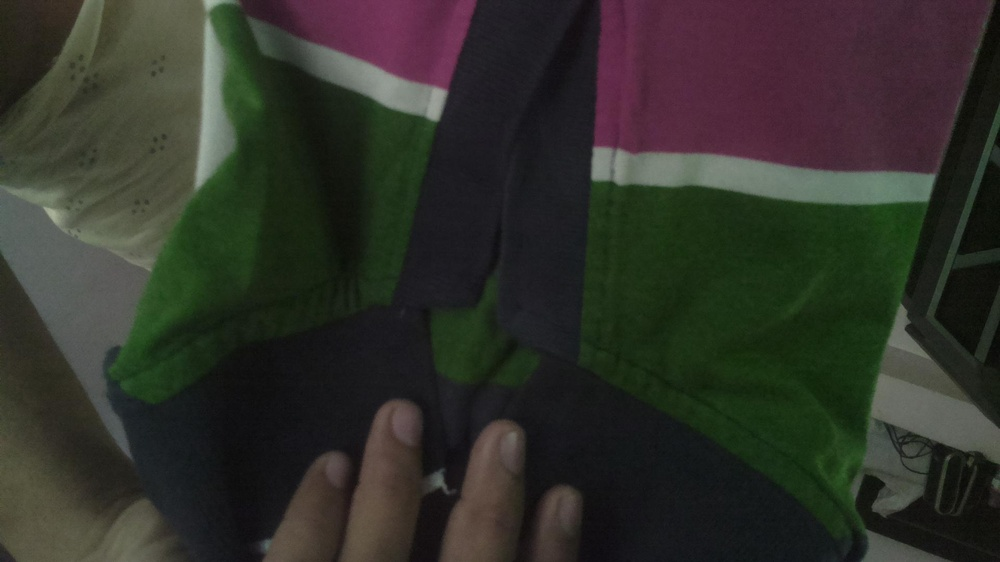
#> input picture daltonize-d-pic.jpg, 1000 x 562 px, shrunk from 1920 x 1080 before the run
$ python daltonize.py daltonize-d-pic.jpg
#> lines starting #> are read from the running program, lines starting #| are printed output that depends on the picture
# -*- coding: iso-8859-1 -*-
"""
   MoinMoin - Daltonize ImageCorrection - Effect

   Daltonize image correction algorithm implemented according to
   http://scien.stanford.edu/class/psych221/projects/05/ofidaner/colorblindness_project.htm

   Many thanks to Onur Fidaner, Poliang Lin and Nevran Ozguven for their work
   on this topic and for releasing their complete research results to the public
   (unlike the guys from http://www.vischeck.com/). This is of great help for a
   lot of people!

   Please note:
   Daltonize ImageCorrection needs
   * Python Image Library (PIL) from http://www.pythonware.com/products/pil/
   * NumPy from http://numpy.scipy.org/

   You can call Daltonize from the command-line with
   "daltonize.py C:\image.png"

   Explanations:
       * Normally this module is called from Moin.AttachFile.get_file
       * @param filename, fpath is the filename/fullpath to an image in the attachment
         dir of a page.
       * @param color_deficit can either be
           - 'd' for Deuteranope image correction
           - 'p' for Protanope image correction
           - 't' for Tritanope image correct
   Idea:
       * Since daltonizing an image takes quite some time and we don't want visually
         impaired users to wait so long until the page is loaded, this module has a
         command-line option built-in which could be called as a separate process
         after a file upload of a non visually impaired user in "AttachFile", e.g
         "spawnlp(os.NO_WAIT...)"
       * "AttachFile": If an image attachment is deleted or overwritten by a new version
         please make sure to delete the daltonized images and redaltonize them.
       * But all in all: Concrete implementation of ImageCorrection needs further
         thinking and discussion. This is only a first prototype as proof of concept.

   @copyright: 2007 by Oliver Siemoneit
   @license: GNU GPL, see COPYING for details.
"""
import os.path

def execute(filename, fpath, color_deficit='d'):
#> called with filename = 'daltonize-d-pic.jpg', fpath = 'daltonize-d-pic.jpg', color_deficit = 'd'
    modified_filename = "%s-%s-%s" % ('daltonize', color_deficit, filename)
    head, tail = os.path.split(fpath)
    # Save transformed image to the cache dir
    #head = head.replace('attachments', 'cache')
    modified_fpath = os.path.join(head, modified_filename)

    # Look if requested image is already available
    if os.path.isfile(modified_fpath):
        return (modified_filename, modified_fpath)

    helpers_available = True
    try:
        import numpy
        from PIL import Image
    except:
        helpers_available = False
    if not helpers_available:
        return (filename, fpath)

    # Get image data
    im = Image.open(fpath)
#> im is the input picture: PIL image 1000x562 RGB; mean R, G, B 48.1, 48.8, 41.5
    if im.mode in ['1', 'L']: # Don't process black/white or grayscale images
        return (filename, fpath)
    im = im.copy()
    im = im.convert('RGB')
    RGB = numpy.asarray(im, dtype=float)

    # Transformation matrix for Deuteranope (a form of red/green color deficit)
    lms2lmsd = numpy.array([[1,0,0],[0.494207,0,1.24827],[0,0,1]])
    # Transformation matrix for Protanope (another form of red/green color deficit)
    lms2lmsp = numpy.array([[0,2.02344,-2.52581],[0,1,0],[0,0,1]])
    # Transformation matrix for Tritanope (a blue/yellow deficit - very rare)
    lms2lmst = numpy.array([[1,0,0],[0,1,0],[-0.395913,0.801109,0]])
    # Colorspace transformation matrices
    rgb2lms = numpy.array([[17.8824,43.5161,4.11935],[3.45565,27.1554,3.86714],[0.0299566,0.184309,1.46709]])
    lms2rgb = numpy.linalg.inv(rgb2lms)
    # Daltonize image correction matrix
    err2mod = numpy.array([[0,0,0],[0.7,1,0],[0.7,0,1]])

    # Get the requested image correction
    if color_deficit == 'd':
        lms2lms_deficit = lms2lmsd
    elif color_deficit == 'p':
        lms2lms_deficit = lms2lmsp
    elif color_deficit == 't':
        lms2lms_deficit = lms2lmst
    else:
        return (filename, fpath)

    # Transform to LMS space
    LMS = numpy.zeros_like(RGB)
    for i in range(RGB.shape[0]):
        for j in range(RGB.shape[1]):
            rgb = RGB[i,j,:3]
            LMS[i,j,:3] = numpy.dot(rgb2lms, rgb)
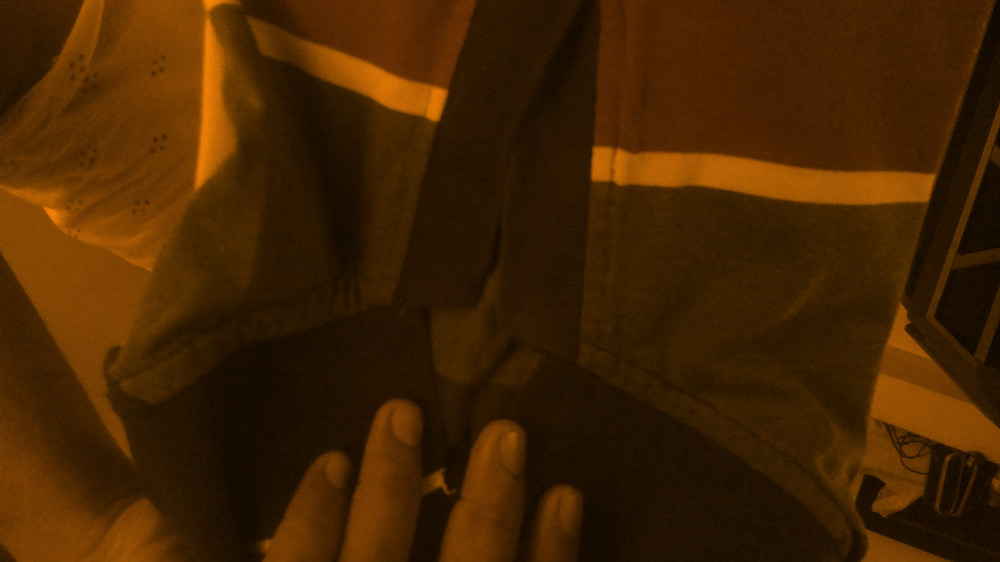
#> LMS: shape (562, 1000, 3) float64; mean R, G, B 3154.6, 1652.3, 71.4; drawn with min black and max white

    # Calculate image as seen by the color blind
    _LMS = numpy.zeros_like(RGB)
    for i in range(RGB.shape[0]):
        for j in range(RGB.shape[1]):
            lms = LMS[i,j,:3]
            _LMS[i,j,:3] = numpy.dot(lms2lms_deficit, lms)

    _RGB = numpy.zeros_like(RGB)
    for i in range(RGB.shape[0]):
        for j in range(RGB.shape[1]):
            _lms = _LMS[i,j,:3]
            _RGB[i,j,:3] = numpy.dot(lms2rgb, _lms)
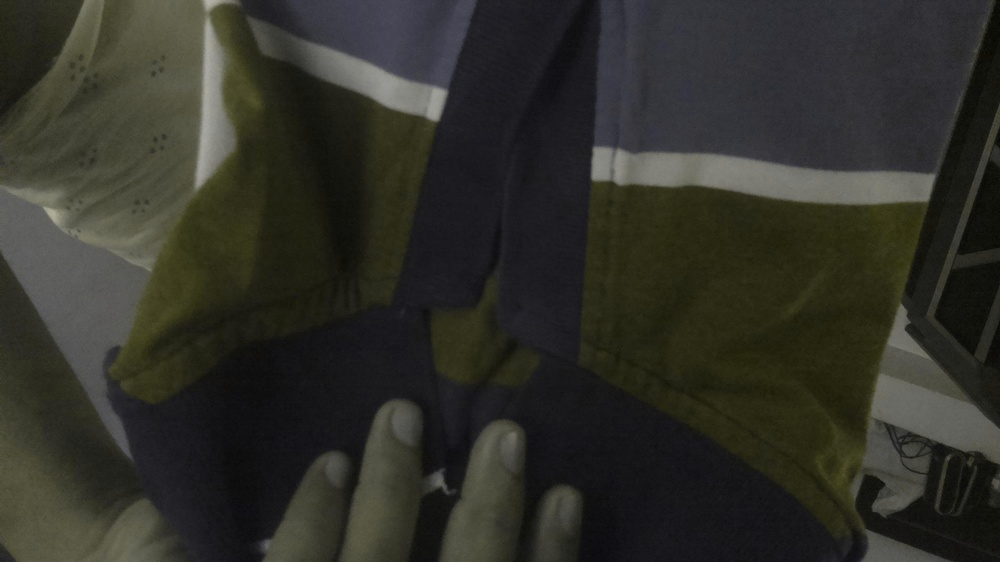
#> _RGB: shape (562, 1000, 3) float64; mean R, G, B 48.6, 48.6, 41.5

# [16 lines of commented-out code are left out]
    error = (RGB-_RGB)
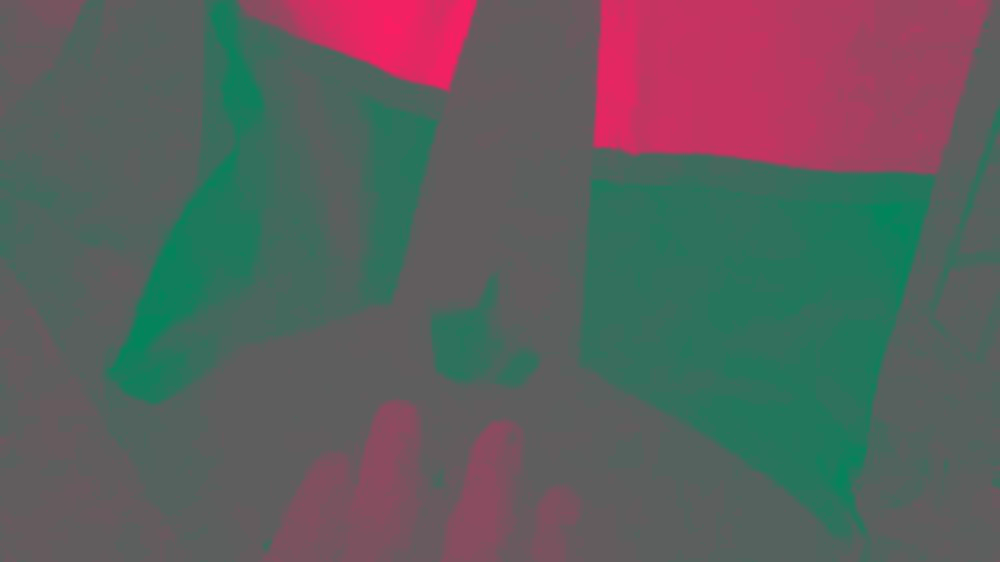
#> error: shape (562, 1000, 3) float64; mean R, G, B -0.5, 0.2, 0; drawn with min black and max white

    # Daltonize
    ERR = numpy.zeros_like(RGB)
    for i in range(RGB.shape[0]):
        for j in range(RGB.shape[1]):
            err = error[i,j,:3]
            ERR[i,j,:3] = numpy.dot(err2mod, err)
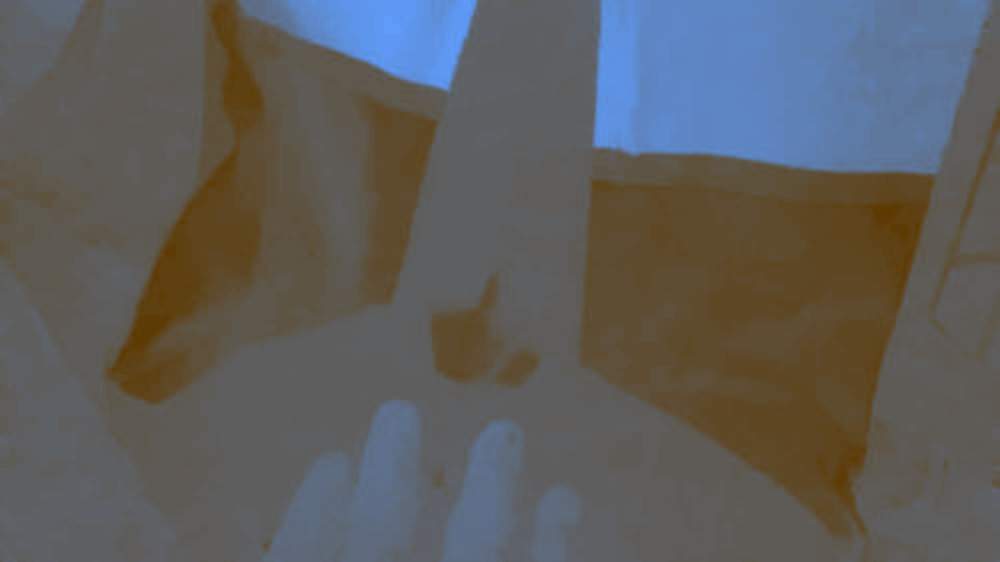
#> ERR: shape (562, 1000, 3) float64; mean R, G, B 0, -0.2, -0.4; drawn with min black and max white

    dtpn = ERR + RGB
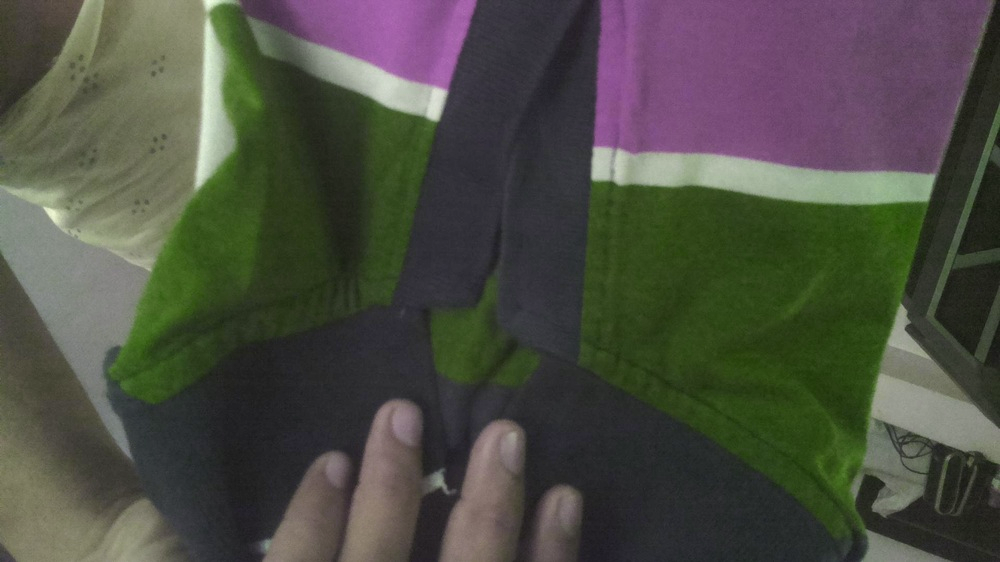
#> dtpn: shape (562, 1000, 3) float64; mean R, G, B 48.1, 48.7, 41.1; drawn with min black and max white

    for i in range(RGB.shape[0]):
        for j in range(RGB.shape[1]):
            dtpn[i,j,0] = max(0, dtpn[i,j,0])
            dtpn[i,j,0] = min(255, dtpn[i,j,0])
            dtpn[i,j,1] = max(0, dtpn[i,j,1])
            dtpn[i,j,1] = min(255, dtpn[i,j,1])
            dtpn[i,j,2] = max(0, dtpn[i,j,2])
            dtpn[i,j,2] = min(255, dtpn[i,j,2])
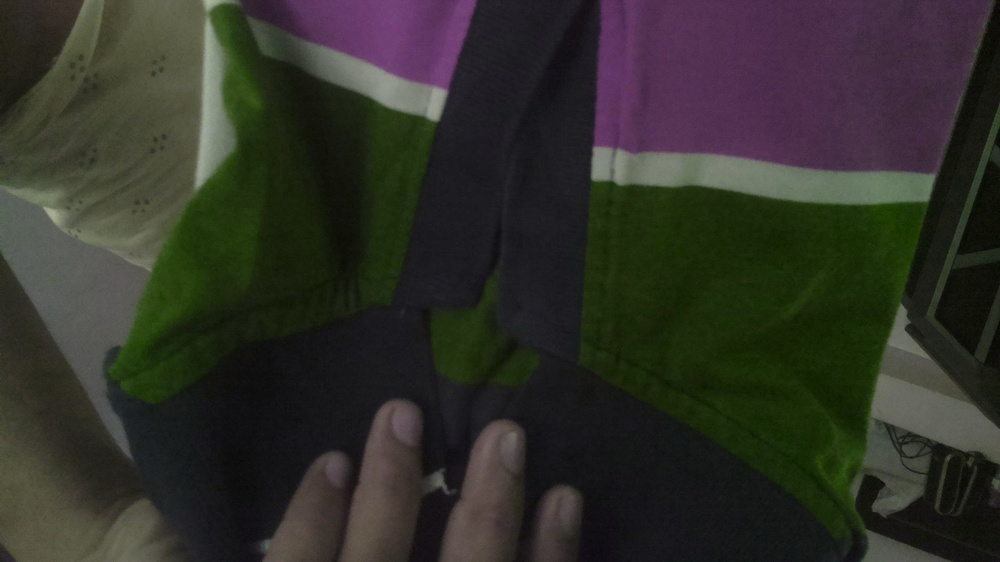
#> dtpn: shape (562, 1000, 3) float64; mean R, G, B 48.1, 48.7, 41.1

    result = dtpn.astype('uint8')

    # Save daltonized image
    im_converted = Image.fromarray(result, mode='RGB')
    im_converted.save(modified_fpath)
    return (modified_filename, modified_fpath)


if __name__ == '__main__':
    import sys
    print("Daltonize image correction for color blind users")

    if len(sys.argv) != 2:
        print("Calling syntax: daltonize.py [fullpath to image file]")
        print("Example: daltonize.py pic.jpg")
        sys.exit(1)

    if not (os.path.isfile(sys.argv[1])):
        print("Given file does not exist")
        sys.exit(1)

    extpos = sys.argv[1].rfind(".")
    if not (extpos > 0 and sys.argv[1][extpos:].lower() in ['.gif', '.jpg', '.jpeg', '.png', '.bmp', '.ico', ]):
        print("Given file is not an image")
        sys.exit(1)

    path, fname = os.path.split(sys.argv[1])
    print("Please wait. Daltonizing in progress...")

    colorblindness = { 'd': 'Deuteranope',
                       'p': 'Protanope',
                       't': 'Tritanope',}

    for col_deficit in ['d', 'p', 't']:
        print("Creating %s corrected version" % colorblindness[col_deficit])
        modified_filename, modified_fpath = execute(fname, sys.argv[1], col_deficit)
        if modified_fpath == sys.argv[1]:
            print("Error while processing image: PIL/NumPy missing and/or source file is a grayscale image.")
        else:
            print("Image successfully daltonized")
